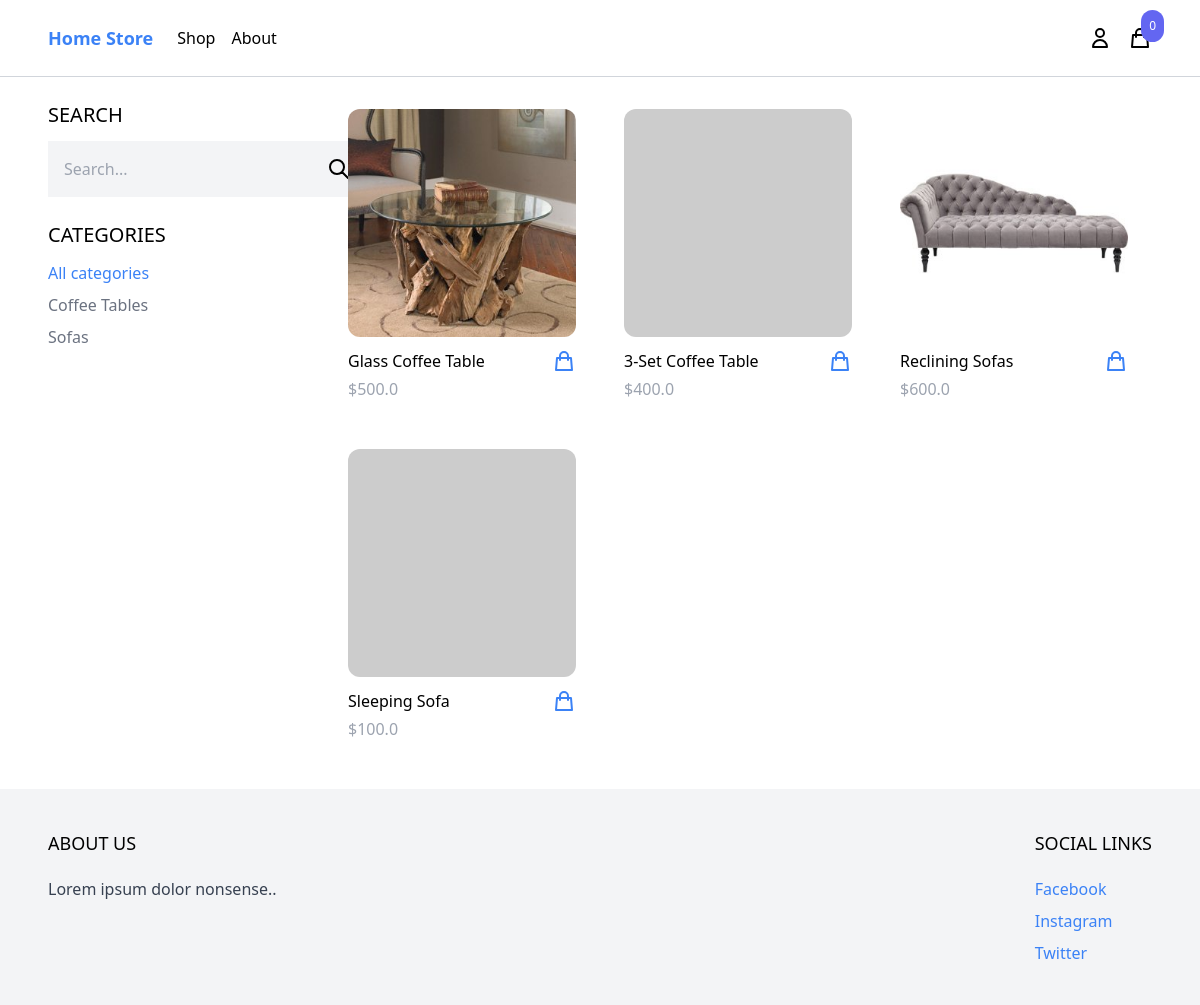
/shop/, run on an earlier commit of the app's database.
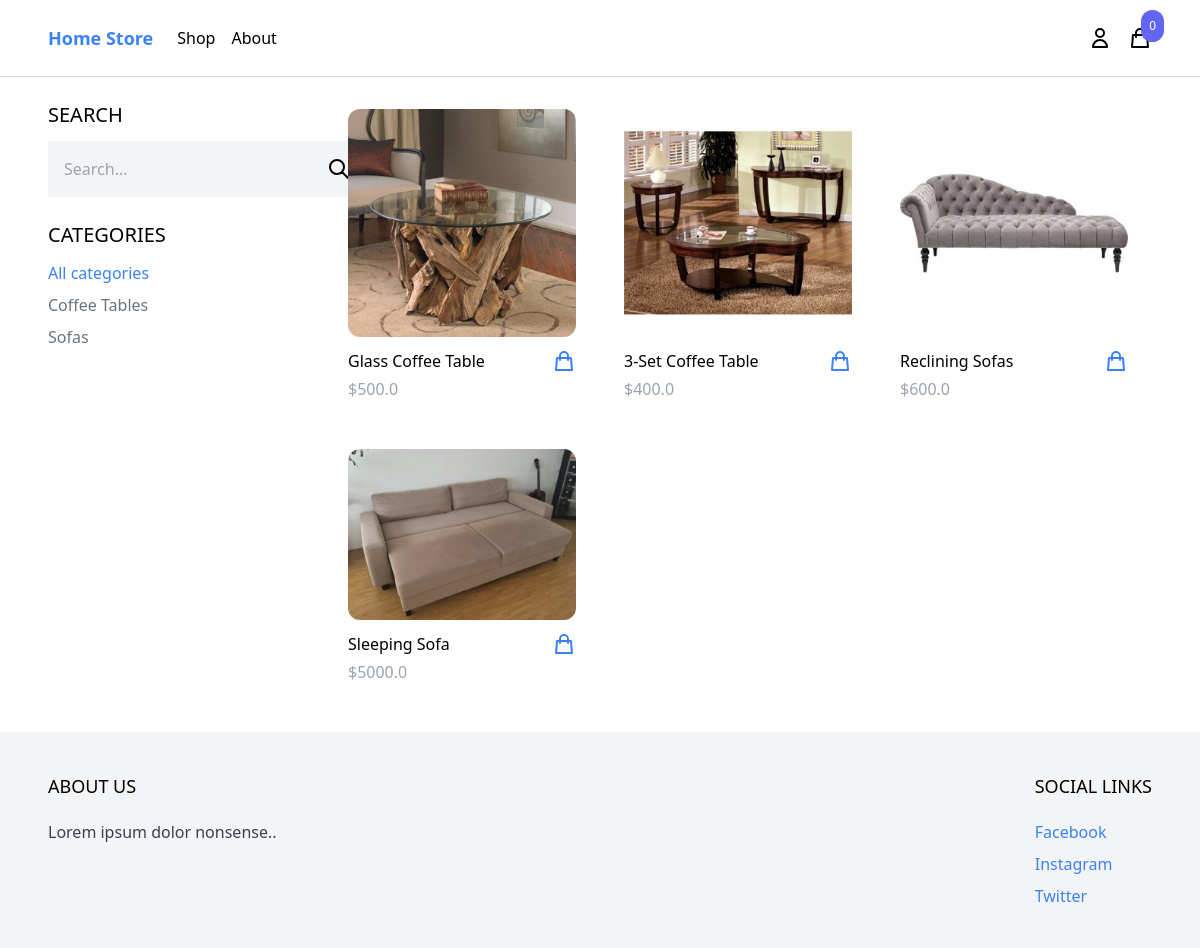
And on a later commit of the database.
### product/models.py (models this page shows, shortened)
class Category(models.Model):
    name = models.CharField(max_length=255)
    slug = models.SlugField()
    class Meta:
        ordering = ('name',)
        verbose_name_plural = 'categories'

class Product(models.Model):
    category = models.ForeignKey(Category, related_name='products', on_delete=models.CASCADE)
    name = models.CharField(max_length=255)
    slug = models.SlugField()
    description = models.TextField(blank=True, null=True)
    price = models.IntegerField()
    created_at = models.DateTimeField(auto_now_add=True)
    image = models.ImageField(upload_to='uploads/', blank=True, null=True)
    thumbnail = models.ImageField(upload_to='uploads/', blank=True, null=True)
    class Meta:
        ordering = ('-created_at',)
        verbose_name_plural = 'products'
    def get_display_price(self):
        return self.price / 10
    def get_thumbnail(self):
        if self.thumbnail:
            return self.thumbnail.url
        else:
            if self.image:
                self.thumbnail = self.make_thumbnail(self.image)
                self.save()
                return self.thumbnail.url
            else:
                return 'https://via.placeholder.com/240x240x.jpg'

### core/views.py (the view)
# urls.py: path('shop/', shop, name='shop'),
def shop(request):
    categories = Category.objects.all()
    products = Product.objects.all()
    active_category = request.GET.get('category', '')
    if active_category:
        products = products.filter(category__slug=active_category)
    query = request.GET.get('query', '')
    if query:
        products = products.filter(Q(name__icontains=query) | Q(description__icontains=query))
    context = {
        'categories': categories,
        'products': products,
        'active_categories': active_category
    }
    return render(request, 'core/shop.html', context)

### cart/cart.py (called while the page is built)
    def __len__(self):
        return sum(item['quantity'] for item in self.cart.values())

### cart/context_processors.py (called while the page is built)
def cart(request):
    return {'cart': Cart(request)}

### core/templates/core/shop.html (shortened to what this page needs)
{% extends 'core/base.html' %}
{% block content %}
<div class="max-w-6xl mx-auto flex flex-wrap items-start py-6 px-6 xl:px-0">
    <div class="filters w-full lg:w-1/4">
        <h3 class="mb-3 text-xl uppercase">Search</h3>
        <form method="get" action=".">
            <div class="flex rounded-xl">
                <input type="text" name="query" class="p-4 bg-gray-100 border-0" placeholder="Search...">
                <button class="p-4 bg-gray-100 border-0">
                    <svg xmlns="http://www.w3.org/2000/svg" class="h-6 w-6" fill="none" viewBox="0 0 24 24" stroke="currentColor" stroke-width="2">
                        <path stroke-linecap="round" stroke-linejoin="round" d="M21 21l-6-6m2-5a7 7 0 11-14 0 7 7 0 0114 0z" />
                    </svg>
                </button>
            </div>
        </form>
        <h3 class="mt-6 mb-3 text-xl uppercase">Categories</h3>
        <ul class="space-y-2">
            <li><a href="{% url 'shop' %}" class="{% if not active_category %}text-blue-500{% else %}text-gray-500{% endif %}">All categories</a></li>
            {% for category in categories %}
                <li><a href="{% url 'shop' %}?category={{ category.slug }}" class="{% if category.slug == active_category %}text-blue-500{% else %}text-gray-500{% endif %}">{{ category.name }}</a></li>
            {% endfor%}
        </ul>
    </div>
    <div class="products w-full lg:w-3/4 -mt-4 flex items-center flex-wrap">
        {% for product in products %}
            {% include 'product/partials/product_list_item.html' %}
        {% endfor %}
    </div>
</div>
{% endblock %}

### core/templates/core/base.html (shortened to what this page needs)
<!DOCTYPE html>
<html lang="en">
<head>
    <script src="https://cdn.tailwindcss.com"></script>
</head>
<body>
    <nav class="border-b border-gray-300">
        <div class="max-w-6xl mx-auto py-2 px-6 xl:px-0 flex items-center justify-between">
            <div class="menu-left flex items-center space-x-6">
                <a href="{% url 'frontpage' %}" class="py-4 text-lg text-blue-500 font-semibold">Home Store</a>
                <ul class="flex items-center space-x-4">
                    <li><a href="{% url 'shop' %}">Shop</a></li>
                    <li><a href="#">About</a></li>
                </ul>
            </div>
            <div class="menu-right flex items-center space-x-4">
                <a href="{% url 'myaccount' %}">
                    <svg class="w-6 h-6" fill="none" stroke="currentColor" viewBox="0 0 24 24" xmlns="http://www.w3.org/2000/svg">
                        <path stroke-linecap="round" stroke-linejoin="round" stroke-width="2" d="M16 7a4 4 0 11-8 0 4 4 0 018 0zM12 14a7 7 0 00-7 7h14a7 7 0 00-7-7z"></path>
                    </svg>
                </a>
                <div
                    hx-get="{% url 'hx_menu_cart' %}"
                    hx-trigger="update-menu-cart from:body"
                    hx-swap="innerHTML"
                >
                    {% include 'cart/partials/menu_cart.html' %}
                </div>
            </div>
        </div>
    </nav>
    <main>
        {% block content %}
        {% endblock %}
    </main>
    <footer class="bg-gray-100">
        <div class="max-w-6xl mx-auto py-10 px-6 xl:px-0 md:flex justify-between">
            <div class="footer-left mb-12 md:mb-0">
                <h2 class="mb-5 uppercase text-lg">About Us</h2>
                <p class="text-gray-700">Lorem ipsum dolor nonsense..</p>
            </div>
            <div class="footer-right">
                <h2 class="class mb-5 uppercase text-lg">Social Links</h2>
                <ul class="space-y-2">
                    <li><a href="#" class="text-blue-500 hover:text-blue-800">Facebook</a></li>
                    <li><a href="#" class="text-blue-500 hover:text-blue-800">Instagram</a></li>
                    <li><a href="#" class="text-blue-500 hover:text-blue-800">Twitter</a></li>
                </ul>
            </div>
        </div>
    </footer>
</body>
</html>

### cart/templates/cart/partials/menu_cart.html
<a href="{% url 'cart' %}" id="menu-cart-button" class="relative">
    <svg class="w-6 h-6" fill="none" stroke="currentColor" viewBox="0 0 24 24" xmlns="http://www.w3.org/2000/svg">
        <path stroke-linecap="round" stroke-linejoin="round" stroke-width="2" d="M16 11V7a4 4 0 00-8 0v4M5 9h14l1 12H4L5 9z"></path>
    </svg>
    <span class="p-2 absolute -top-4 -right-3 bg-indigo-500 text-white text-xs rounded-full">{{ cart|length }}</span>
</a>

### product/templates/product/partials/product_list_item.html
<div class="w-full md:w-1/3 xl:w-1/4 p-6">
    <a href="{% url 'product' product.slug %}">
        <img src="{{ product.get_thumbnail }}" class="w-full rounded-xl hover:shadow-lg">
    </a>
    <div class="pt-3 flex items-center justify-between">
        <a href="{% url 'product' product.slug %}">{{ product.name }}</a>
        <a
            href="#"
            hx-get="{% url 'add_to_cart' product.id %}"
            hx-target="#menu-cart-button"
            hx-swap="outerHTML"
            class="text-blue-500 hover:text-blue-800"
        >
            <svg class="w-6 h-6" fill="none" stroke="currentColor" viewBox="0 0 24 24" xmlns="http://www.w3.org/2000/svg">
                <path stroke-linecap="round" stroke-linejoin="round" stroke-width="2" d="M16 11V7a4 4 0 00-8 0v4M5 9h14l1 12H4L5 9z"></path>
            </svg>
        </a>
    </div>
    <p class="pt-1 text-gray-400">${{ product.get_display_price }}</p>
</div>

What changed in the data, as far as the page shows it:
changed Product "3-Set Coffee Table": get_thumbnail: picture added in place of a placeholder
changed Product "Sleeping Sofa": get_thumbnail: picture added in place of a placeholder; get_display_price "100.0" → "5000.0"
